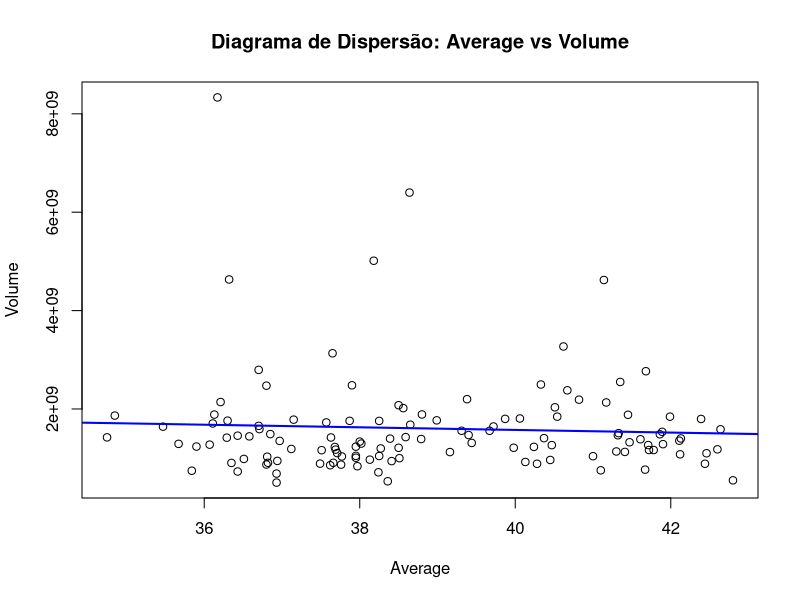
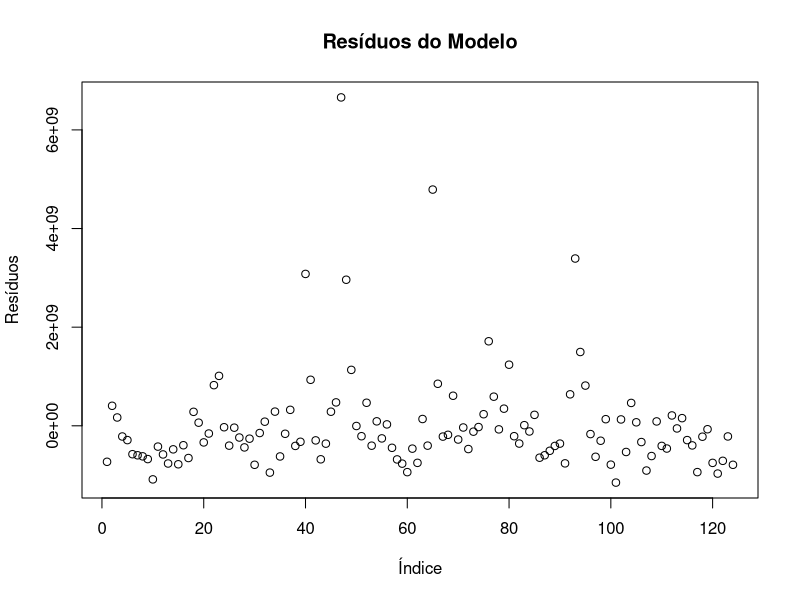
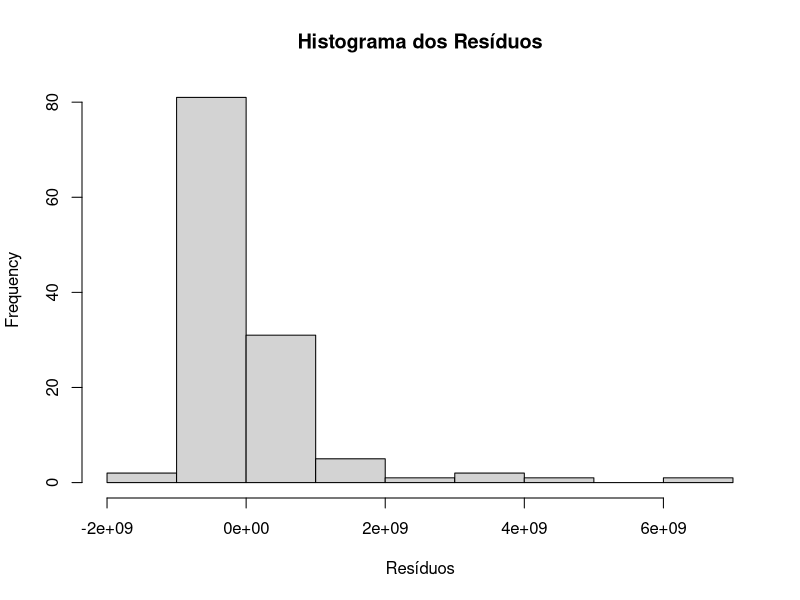
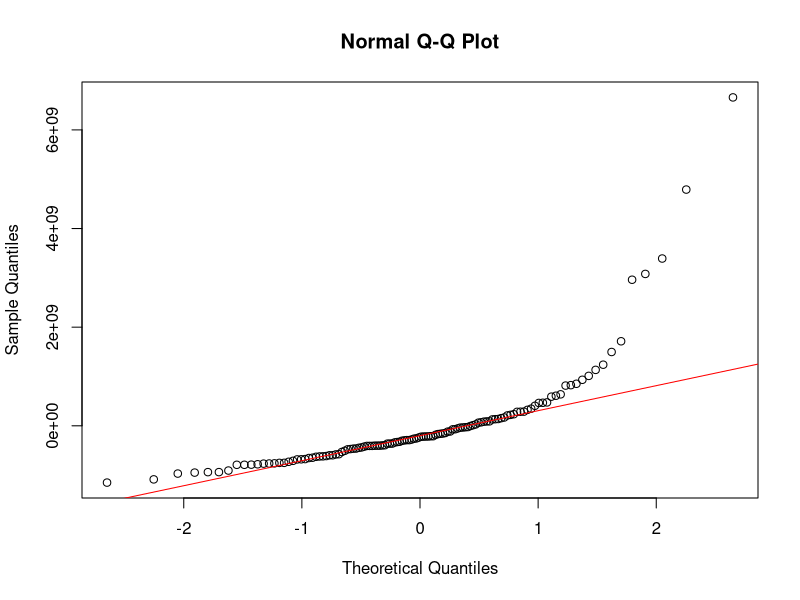

Write R code to recreate these figures, in order.
# Bibliotecas necessárias
library(e1071)
library(lmtest)                    

# Configurar o diretório de trabalho
setwd("C:/rstudio/data")

# Ler os dados
dados <- read.csv("price_data_107.csv", header = TRUE, sep = ",", dec = ".")

# Verificar a estrutura e existência de valores ausentes
str(dados)
head(dados)
if (any(is.na(dados))) {
  stop("O dataset contém valores ausentes!")
}

# Definir variáveis
average <- dados$average
volume <- dados$volume

# Teste de correlação
cor_test <- cor.test(average, volume)
print(cor_test)

# Ajustar o modelo de regressão linear
modelo <- lm(volume ~ average)
print(summary(modelo))

# Diagrama de dispersão com linha de regressão
plot(average, volume,
     main = "Diagrama de Dispersão: Average vs Volume",
     xlab = "Average",
     ylab = "Volume",
     pch = 1)
abline(modelo, col = "blue", lwd = 2)

# Teste da significância dos coeficientes do modelo
summary_coef <- summary(modelo)$coefficients
print(summary_coef)

# Análise de Variância (ANOVA) do modelo
anova_modelo <- anova(modelo)
print(anova_modelo)

#Coeficiente de Determinação (R²)
r_squared <- summary(modelo)$r.squared
adj_r_squared <- summary(modelo)$adj.r.squared
cat("R²:", r_squared, "\n")
cat("R² Ajustado:", adj_r_squared, "\n")

# Análise dos resíduos
residuos <- residuals(modelo)
plot(residuos, main = "Resíduos do Modelo", ylab = "Resíduos", xlab = "Índice")
hist(residuos, main = "Histograma dos Resíduos", xlab = "Resíduos")
qqnorm(residuos)
qqline(residuos, col = "red")

# Estatísticas dos resíduos
resumo_residuos <- list(
  Min = min(residuos),
  Q1 = quantile(residuos, 0.25),
  Mediana = median(residuos),
  Q3 = quantile(residuos, 0.75),
  Max = max(residuos),
  Média = mean(residuos),
  DP = sd(residuos),
  Assimetria = skewness(residuos),
  Curtose = kurtosis(residuos)
)
print(resumo_residuos)

# Testes de diagnóstico
print(Box.test(residuos, lag = 2, type = "Ljung-Box"))
print(shapiro.test(residuos))
print(bptest(modelo))
